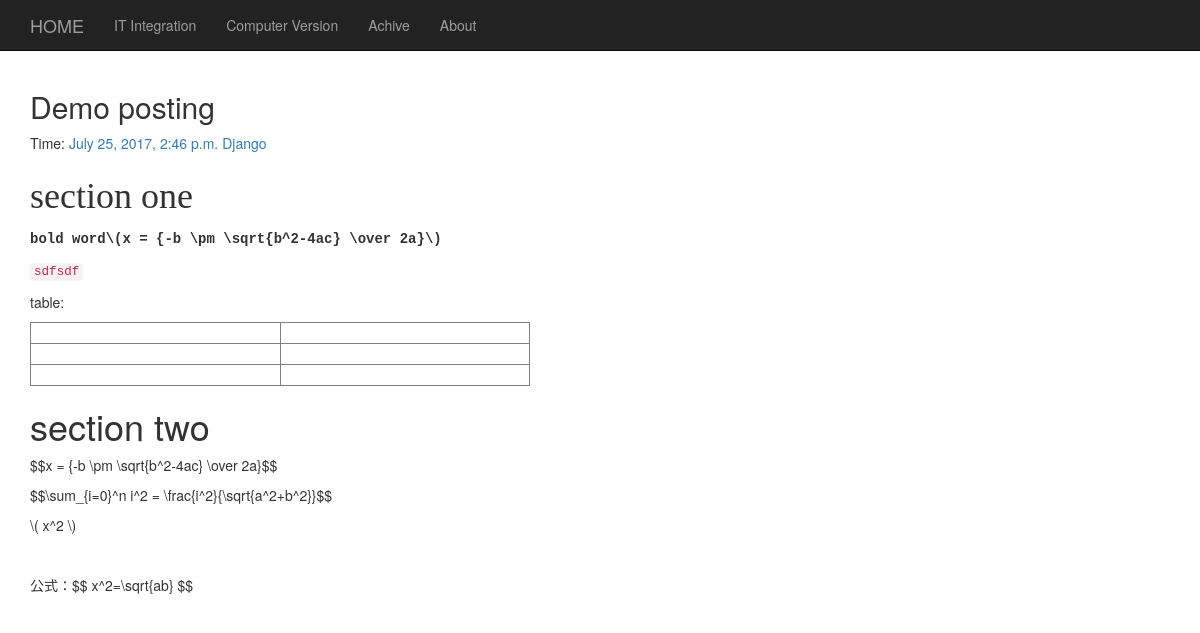
Before: /1/ with the older database file.
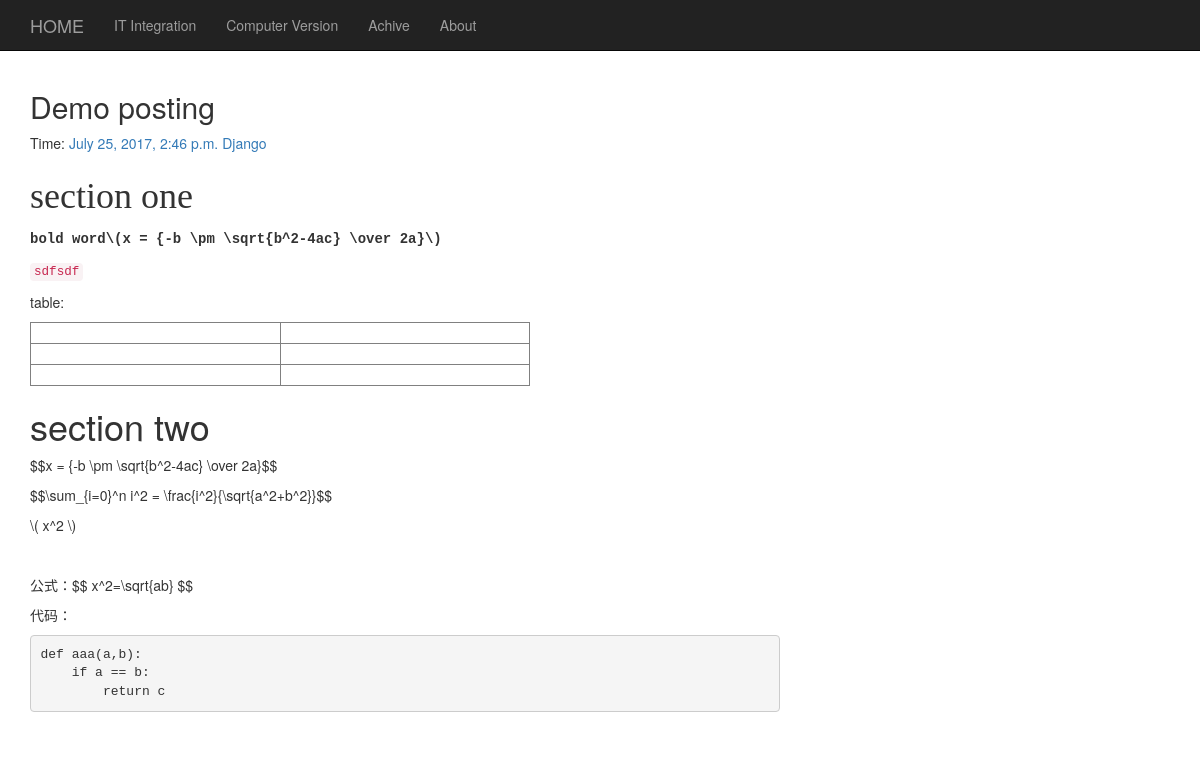
After: the same page with the newer database file.
### blog/models.py (models this page shows, shortened)
class blog(models.Model):
    title = models.CharField(max_length = 100)
    category = models.CharField(max_length = 50, blank = True)
    date_time = models.DateTimeField(auto_now_add = True)
    abstract = models.TextField(blank = True, null = True)
    content = RichTextField()
    class Meta:
        ordering = ['-date_time']

### blog/views.py (the view)
# urls.py: url(r'^(?P<id>\d+)/$', views.detail, name = 'detail' ),
def detail(request, id):
    try:
        article = blog.objects.get(id=str(id))
    except blog.DoesNotExist:
        raise Http404
    template = loader.get_template('article.html')
    context = {
            'article': article,
            }
    return HttpResponse(template.render(context, request))

### blog/templates/article.html
{% extends "base.html" %}
{% block content %}
<div class="articles">
	<section class="article">
		<header class="article-header">
			<h2 class="article-title">
				{{ article.title }}
			</h2>
			<p class="article-meta">
				Time: <a class="article-time" href="#">{{ article.date_time }}</a>
				<a class="article-category" href="#">{{ article.category }}</a>
			</p>
		</header>
		<div class="article-content">
			<p>
				{{ article.content | safe}}
			</p>
		</div>
	</section>
</div>
{% endblock %}

### blog/templates/base.html (shortened to what this page needs)
{% load staticfiles %}
<!DOCTYPE html>
<html lang="en">
<head>
	<link href="{% static 'bootstrap/css/bootstrap.min.css' %}" rel="stylesheet">
	<link href="{% static 'bootstrap/css/blog-home.css' %}" rel="stylesheet">
    <link href="{% static 'ckeditor/plugins/codesnippet/lib/highlight/styles/monokai.css' %}" rel="stylesheet">
</head>
<body>
	<nav class="navbar navbar-inverse navbar-fixed-top" role="navigation">
		<div class="container">
			<div class="navbar-header">
				<a class="navbar-brand" href="{% url "index" %}">HOME</a>
			</div>
			<div class="collapse navbar-collapse" id="bs-example-navbar-collapse-1">
				<ul class="nav navbar-nav">
					<li>
						<a href="#">IT Integration</a>
					</li>
					<li>
						<a href="#">Computer Version</a>
					</li>
					<li>
						<a href="#">Achive</a>
					</li>
					<li>
						<a href="#">About</a>
					</li>
				</ul>
			</div>
		</div>
	</nav>
	<div class="container">
		<div class="row">
			<div class="col-md-8">
				{% block content %}
				{% endblock %}
			</div>
		</div>
	</div>
</body>
</html>

Changed rows visible on the page:
changed blog "Demo posting": content "…\\) 公式：$$ x^2=\\sqrt{ab} $$" → "…\\) 公式：$$ x^2=\\sqrt{ab} $$ 代码： def aaa(a,b): if a == b: return c"
